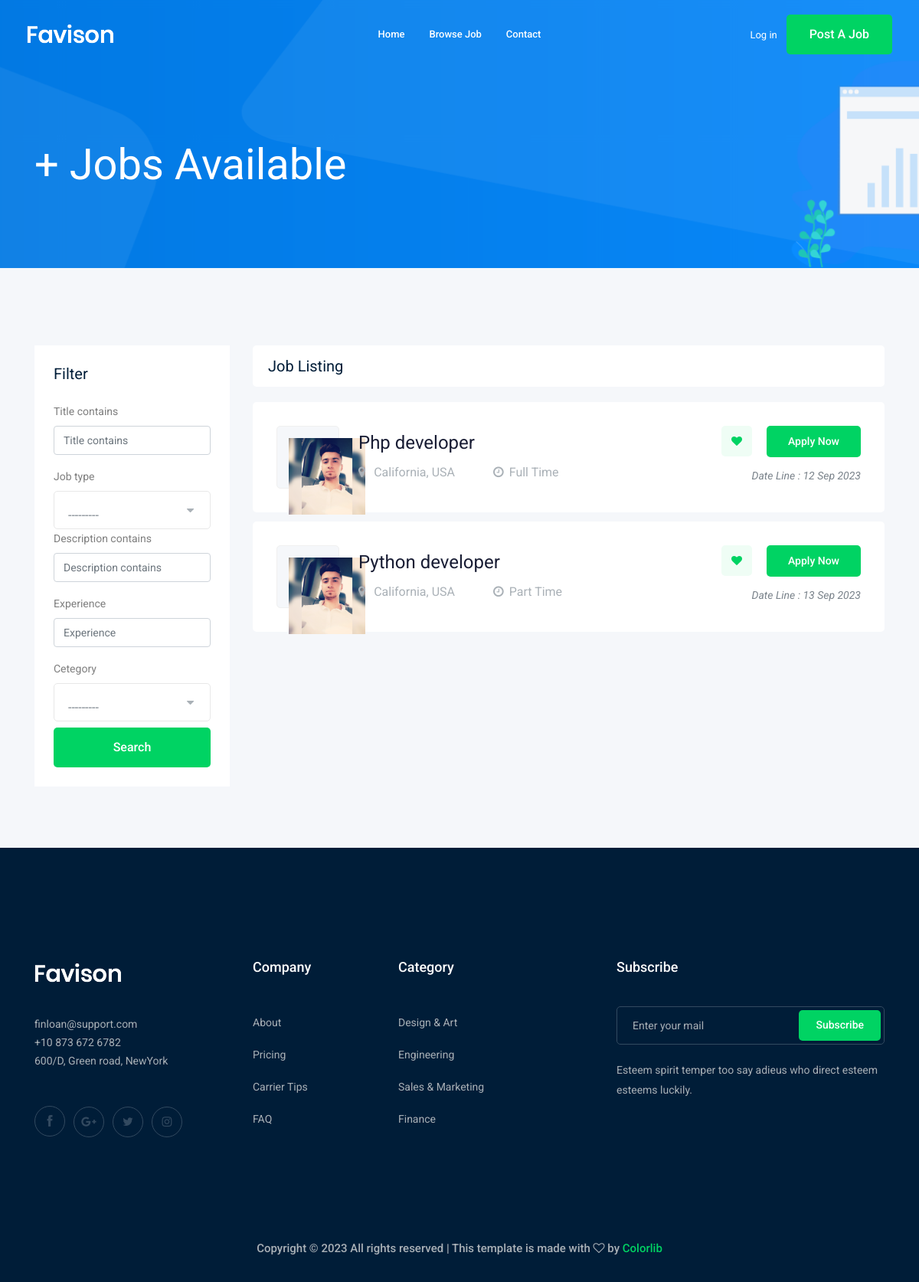
The app's page /jobs/, older data.
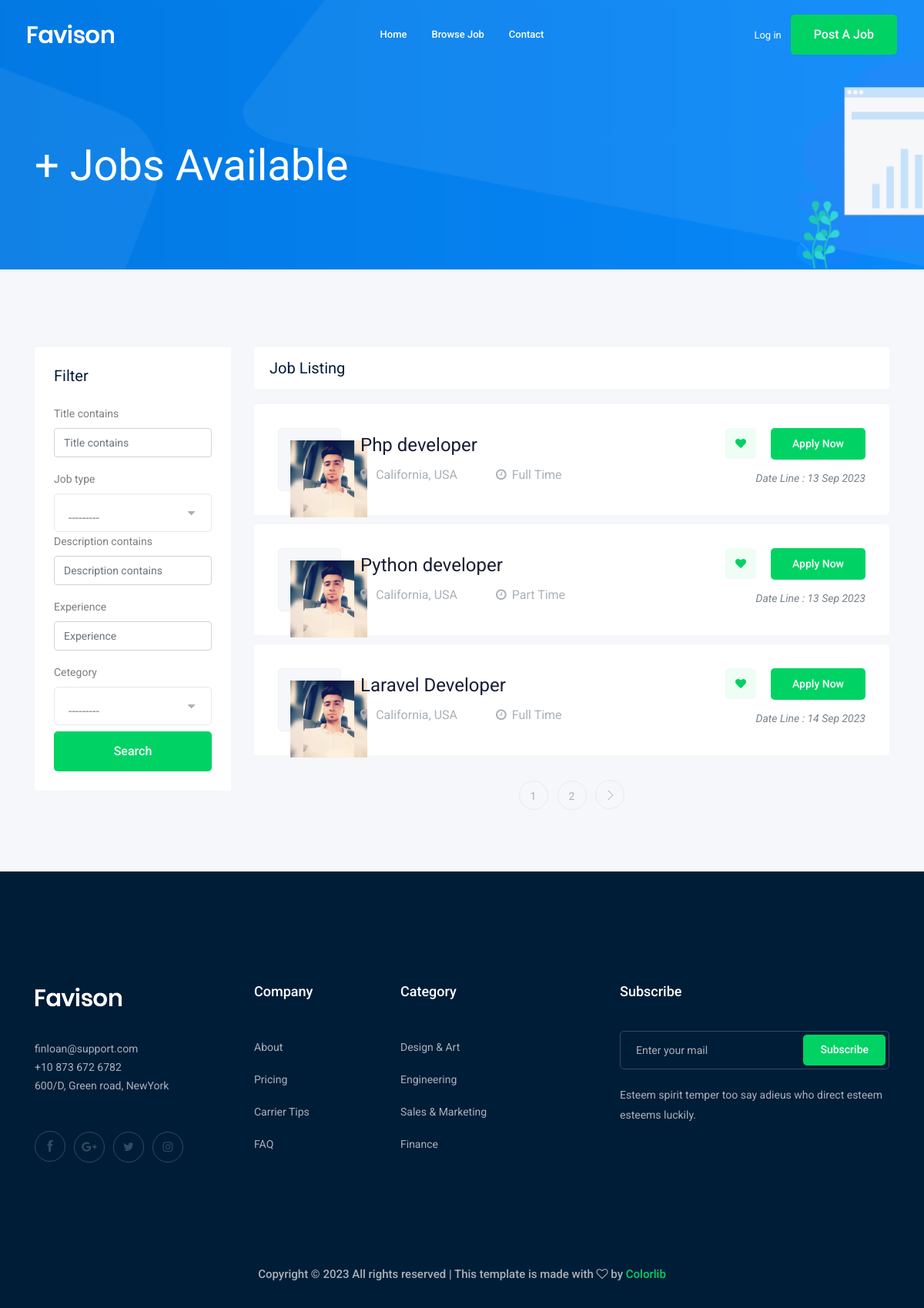
The same page, newer data.
### job/models.py (models this page shows, shortened)
class Job(models.Model):
    owner = models.ForeignKey(
        User, related_name='job_owner', on_delete=models.CASCADE)
    title = models.CharField(max_length=100)
    job_type = models.CharField(max_length=100, choices=JOB_TYPE)
    description = models.TextField(null=True, max_length=1000, blank=True)
    publish_at = models.DateTimeField(auto_now=True)
    vacancy = models.IntegerField(default=1)
    salary = models.IntegerField(default=0)
    experience = models.IntegerField(default=1)
    cetegory = models.ForeignKey(
        Cetegory, on_delete=models.CASCADE, default=1)
    image = models.ImageField(upload_to=imageUpload, null=True)
    slug = models.SlugField(null=True, blank=True)

### job/views.py (the view)
# urls.py: path('', jobList, name='job_list'),
def jobList(request):
    job_list = Job.objects.all()
    job_filter = JobFilter(request.GET, queryset=job_list)
    job_list = job_filter.qs
    paginator = Paginator(job_list, 3)
    page_number = request.GET.get('page')
    page_obj = paginator.get_page(page_number)
    print(page_obj)
    context = {'job_list': page_obj, 'job_filter': job_filter}
    return render(request, 'job/job_list.html', context)

### job/models.py (called while the page is built)
    def __str__(self):
        return self.name

### job/templates/job/job_list.html (shortened to what the changed rows need)
{% extends "main.html" %}
{% load bootstrap4 %}
{% block body %}
<div class="job_listing_area plus_padding">
    <div class="container">
        <div class="row">
            <div class="col-lg-9">
                <div class="job_lists m-0">
                    <div class="row">
                        {% for job in job_list %}
                        <div class="col-lg-12 col-md-12">
                            <div class="single_jobs white-bg d-flex justify-content-between">
                                <div class="jobs_left d-flex align-items-center">
                                    <div class="thumb">
                                        <img src="{{job.image.url}}" alt="" width="100px" height="100px">
                                    </div>
                                    <div class="jobs_conetent">
                                        <a href="{% url 'jobs:job_detail' job.slug %}">
                                            <h4>{{job.title}}</h4>
                                        </a>
                                        <div class="links_locat d-flex align-items-center">
                                            <div class="location">
                                                <p> <i class="fa fa-map-marker"></i> California, USA</p>
                                            </div>
                                            <div class="location">
                                                <p> <i class="fa fa-clock-o"></i>{{job.job_type}}</p>
                                            </div>
                                        </div>
                                    </div>
                                </div>
                                <div class="jobs_right">
                                    <div class="apply_now">
                                        <a class="heart_mark" href="#"> <i class="fa fa-heart"></i> </a>
                                        <a href="{% url 'jobs:job_detail' job.slug %}" class="boxed-btn3">Apply Now</a>
                                    </div>
                                    <div class="date">
                                        <p>Date Line : {{job.publish_at|date:'d M o'}}</p>
                                    </div>
                                </div>
                            </div>
                        </div>
                        {% endfor %}
                    </div>
                    {% if job_list.has_other_pages %}
                    <div class="row">
                        <div class="col-lg-12">
                            <div class="pagination_wrap">
                                <ul>
                                    {% for i in job_list.paginator.page_range %}
                                    <li><a href="?page={{i}}"><span>{{i}}</span></a></li>
                                    {% endfor %}
                                    {% if job_list.has_next %}
                                    <li><a href="?page={{job_list.next_page_number}}"> <i class="ti-angle-right"></i>
                                        </a></li>
                                    {% endif %}
                                </ul>
                            </div>
                        </div>
                    </div>
                    {% endif %}
                </div>
            </div>
        </div>
    </div>
</div>
{% endblock body %}

Row changes from the older to the newer data that the page shows:
changed Job "Php developer": publish_at "12 Sep 2023" → "13 Sep 2023"
added Job: image (picture), title "Laravel Developer", job_type "Full Time", publish_at "14 Sep 2023"
Text that changed along with them:
new list line: "1"
new list line: "2"
